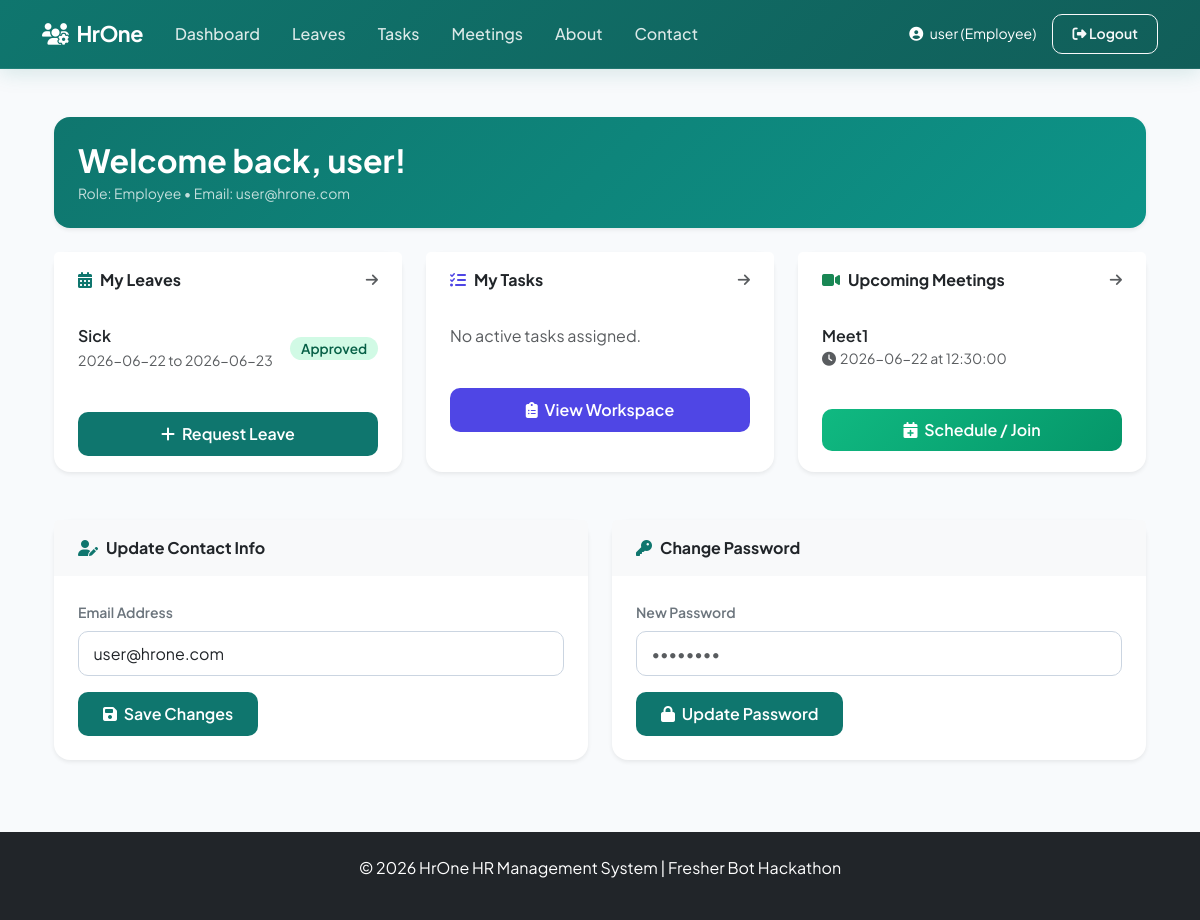
Page /user (signed in) on the committed database.
### tables this page shows
CREATE TABLE users (
    id INTEGER PRIMARY KEY AUTOINCREMENT,
    username TEXT UNIQUE NOT NULL,
    password TEXT NOT NULL,
    email TEXT NOT NULL,
    role TEXT NOT NULL DEFAULT 'Employee',
    created_at TIMESTAMP DEFAULT CURRENT_TIMESTAMP
);

CREATE TABLE leave_requests (
    id INTEGER PRIMARY KEY AUTOINCREMENT,
    user_id INTEGER,
    employee_name TEXT,
    leave_type TEXT,
    start_date DATE,
    end_date DATE,
    reason TEXT,
    status TEXT DEFAULT 'Pending',
    created_at TIMESTAMP DEFAULT CURRENT_TIMESTAMP,
    FOREIGN KEY (user_id) REFERENCES users (id)
);

CREATE TABLE meetings (
    id INTEGER PRIMARY KEY AUTOINCREMENT,
    title TEXT NOT NULL,
    meeting_date DATE,
    meeting_time TIME,
    description TEXT,
    participants TEXT,
    created_by TEXT,
    created_at TIMESTAMP DEFAULT CURRENT_TIMESTAMP
);

### app.py (the view)
@app.route('/user')
def user_dashboard():
    if 'user_id' not in session:
        return redirect(url_for('login'))
    conn = get_db_connection()
    user = conn.execute('SELECT * FROM users WHERE id = ?', (session['user_id'],)).fetchone()
    leaves = conn.execute('SELECT * FROM leave_requests WHERE user_id = ? ORDER BY created_at DESC', (session['user_id'],)).fetchall()
    tasks = conn.execute('SELECT * FROM tasks WHERE assigned_to = ? ORDER BY due_date', (session['username'],)).fetchall()
    meetings = conn.execute('SELECT * FROM meetings WHERE participants LIKE ? ORDER BY meeting_date',
                          ('%' + session['username'] + '%',)).fetchall()
    conn.close()
    return render_template('user_dashboard.html', user=user, leaves=leaves, tasks=tasks, meetings=meetings)

### app.py (called while the page is built)
def get_db_connection():
    conn = sqlite3.connect(DB_FILE)
    conn.row_factory = sqlite3.Row
    return conn

@app.context_processor
def inject_unread_count():
    if session.get('role') == 'Admin':
        return {
            'unread_count': get_unread_message_count()
        }
    return {
        'unread_count': 0
    }

### templates/user_dashboard.html (shortened to what this page needs)
{% extends 'base.html' %}
{% block content %}
<div class="container py-4">
    <div class="p-4 rounded-4 mb-4 text-white shadow-sm" style="background: linear-gradient(135deg, #0f766e, #0d9488);">
        <h2 class="fw-bold mb-1">Welcome back, {{ user.username }}!</h2>
        <p class="mb-0 opacity-75 small">Role: {{ user.role }} • Email: {{ user.email }}</p>
    </div>
    <div class="row g-4 mb-5">
        <div class="col-md-4">
            <div class="card h-100 border-0 shadow-sm">
                <div class="card-header bg-white border-0 py-3 ps-4 d-flex justify-content-between align-items-center">
                    <span class="fw-bold text-dark"><i class="fas fa-calendar-alt text-teal me-2" style="color: #0f766e;"></i>My Leaves</span>
                    <i class="fas fa-arrow-right text-muted small"></i>
                </div>
                <div class="card-body px-4 pt-0">
                    {% if leaves %}
                    <div class="list-group list-group-flush mb-3">
                        {% for leave in leaves[:3] %}
                        <div class="list-group-item px-0 py-3 d-flex justify-content-between align-items-center">
                            <div>
                                <span class="fw-semibold d-block text-dark">{{ leave.leave_type }}</span>
                                <small class="text-muted">{{ leave.start_date }} to {{ leave.end_date }}</small>
                            </div>
                            <span class="badge status-badge status-{{ leave.status|lower }}">{{ leave.status }}</span>
                        </div>
                        {% endfor %}
                    </div>
                    {% else %}
                    <p class="text-muted py-3">No leave requests found.</p>
                    {% endif %}
                    <a href="{{ url_for('leaves') }}" class="btn btn-teal w-100 mt-2" style="background-color: #0f766e; color: #fff;">
                        <i class="fas fa-plus me-1"></i> Request Leave
                    </a>
                </div>
            </div>
        </div>
        <div class="col-md-4">
            <div class="card h-100 border-0 shadow-sm">
                <div class="card-header bg-white border-0 py-3 ps-4 d-flex justify-content-between align-items-center">
                    <span class="fw-bold text-dark"><i class="fas fa-tasks text-indigo me-2" style="color: #4f46e5;"></i>My Tasks</span>
                    <i class="fas fa-arrow-right text-muted small"></i>
                </div>
                <div class="card-body px-4 pt-0">
                    {% if tasks %}
                    <div class="list-group list-group-flush mb-3">
                        {% for task in tasks[:3] %}
                        <div class="list-group-item px-0 py-3">
                            <span class="fw-semibold d-block text-dark">{{ task.title }}</span>
                            <div class="d-flex justify-content-between align-items-center mt-1">
                                <small class="text-muted">Due: {{ task.due_date }}</small>
                                <span class="badge bg-light text-dark border">{{ task.status }}</span>
                            </div>
                        </div>
                        {% endfor %}
                    </div>
                    {% else %}
                    <p class="text-muted py-3">No active tasks assigned.</p>
                    {% endif %}
                    <a href="{{ url_for('tasks') }}" class="btn btn-indigo w-100 mt-2" style="background-color: #4f46e5; color: #fff;">
                        <i class="fas fa-clipboard-list me-1"></i> View Workspace
                    </a>
                </div>
            </div>
        </div>
        <div class="col-md-4">
            <div class="card h-100 border-0 shadow-sm">
                <div class="card-header bg-white border-0 py-3 ps-4 d-flex justify-content-between align-items-center">
                    <span class="fw-bold text-dark"><i class="fas fa-video text-success me-2" style="color: #10b981;"></i>Upcoming Meetings</span>
                    <i class="fas fa-arrow-right text-muted small"></i>
                </div>
                <div class="card-body px-4 pt-0">
                    {% if meetings %}
                    <div class="list-group list-group-flush mb-3">
                        {% for m in meetings[:3] %}
                        <div class="list-group-item px-0 py-3">
                            <span class="fw-semibold d-block text-dark">{{ m.title }}</span>
                            <small class="text-muted d-block"><i class="fas fa-clock me-1"></i>{{ m.meeting_date }} at {{ m.meeting_time }}</small>
                        </div>
                        {% endfor %}
                    </div>
                    {% else %}
                    <p class="text-muted py-3">No upcoming meetings scheduled.</p>
                    {% endif %}
                    <a href="{{ url_for('meetings') }}" class="btn btn-success w-100 mt-2">
                        <i class="fas fa-calendar-plus me-1"></i> Schedule / Join
                    </a>
                </div>
            </div>
        </div>
    </div>
    <div class="row g-4">
        <div class="col-md-6">
            <div class="card border-0 shadow-sm h-100">
                <div class="card-header border-0 bg-light py-3">
                    <i class="fas fa-user-edit text-teal me-2" style="color: #0f766e;"></i><span class="fw-bold text-dark">Update Contact Info</span>
                </div>
                <div class="card-body p-4">
                    <form action="{{ url_for('user_update') }}" method="POST">
                        <div class="mb-3">
                            <label class="form-label text-secondary small fw-semibold">Email Address</label>
                            <input type="email" name="email" value="{{ user.email }}" class="form-control" required>
                        </div>
                        <button type="submit" class="btn btn-teal px-4" style="background-color: #0f766e; color: #fff;">
                            <i class="fas fa-save me-1"></i> Save Changes
                        </button>
                    </form>
                </div>
            </div>
        </div>
        <div class="col-md-6">
            <div class="card border-0 shadow-sm h-100">
                <div class="card-header border-0 bg-light py-3">
                    <i class="fas fa-key text-teal me-2" style="color: #0f766e;"></i><span class="fw-bold text-dark">Change Password</span>
                </div>
                <div class="card-body p-4">
                    <form action="{{ url_for('user_reset_password') }}" method="POST">
                        <div class="mb-3">
                            <label class="form-label text-secondary small fw-semibold">New Password</label>
                            <input type="password" name="password" class="form-control" placeholder="••••••••" required>
                        </div>
                        <button type="submit" class="btn btn-teal px-4" style="background-color: #0f766e; color: #fff;">
                            <i class="fas fa-lock me-1"></i> Update Password
                        </button>
                    </form>
                </div>
            </div>
        </div>
    </div>
</div>
{% endblock %}

### templates/base.html (shortened to what this page needs)
<!DOCTYPE html>
<html lang="en">
<head>
    <link href="https://cdn.jsdelivr.net/npm/bootstrap@5.3.3/dist/css/bootstrap.min.css" rel="stylesheet">
    <link rel="stylesheet" href="https://cdnjs.cloudflare.com/ajax/libs/font-awesome/6.5.1/css/all.min.css">
</head>
<body>
    <nav class="navbar navbar-expand-lg navbar-dark">
        <div class="container">
            <a class="navbar-brand fw-bold" href="{{ url_for('index') }}">
                <i class="fas fa-users-cog me-2"></i>HrOne
            </a>
            <div class="collapse navbar-collapse" id="navbarNav">
                <ul class="navbar-nav me-auto">
                    {% if 'user_id' in session %}
                    <li class="nav-item"><a class="nav-link" href="{{ url_for('user_dashboard') if session.role != 'Admin' else url_for('admin_dashboard') }}">Dashboard</a></li>
                    <li class="nav-item"><a class="nav-link" href="{{ url_for('leaves') }}">Leaves</a></li>
                    <li class="nav-item"><a class="nav-link" href="{{ url_for('tasks') }}">Tasks</a></li>
                    <li class="nav-item"><a class="nav-link" href="{{ url_for('meetings') }}">Meetings</a></li>
                    {% endif %}
                    <li class="nav-item"><a class="nav-link" href="{{ url_for('about') }}">About</a></li>
                    <li class="nav-item"><a class="nav-link" href="{{ url_for('contact') }}">Contact</a></li>
                </ul>
                {% if 'user_id' in session %}
                <div class="d-flex align-items-center">
                    <span class="text-white me-3 small">
                        <i class="fas fa-user-circle me-1"></i>
                        {{ session.username }} ({{ session.role }})
                    </span>
                <a href="{{ url_for('logout') }}"
                   class="btn btn-outline-light btn-sm">
                    <i class="fas fa-sign-out-alt"></i>
                    Logout
                </a>
                </div>
                {% else %}
                <a href="{{ url_for('login') }}" class="btn btn-light">Login</a>
                {% endif %}
            </div>
        </div>
    </nav>
    <div class="container mt-4">
        {% block content %}{% endblock %}
    </div>
    <footer class="bg-dark text-white py-4 mt-5">
        <div class="container text-center">
            <p>&copy; 2026 HrOne HR Management System | Fresher Bot Hackathon</p>
        </div>
    </footer>
</body>
</html>

### templates/base.html (style rules this page uses)
:root { --primary: #0f766e; --primary-light: #0d9488; --primary-glow: rgba(13, 148, 136, 0.15); --secondary: #4f46e5; --secondary-light: #6366f1; --dark: #0f172a; --light-bg: #f8fafc; --card-shadow: 0 10px 25px -5px rgba(0, 0, 0, 0.05), 0 8px 10px -6px rgba(0, 0, 0, 0.05); --card-shadow-hover: 0 20px 25px -5px rgba(0, 0, 0, 0.1), 0 10px 10px -6px rgba(0, 0, 0, 0.1); --transition: all 0.3s cubic-bezier(0.4, 0, 0.2, 1); }
body { font-family: 'Plus Jakarta Sans', system-ui, -apple-system, sans-serif; background-color: var(--light-bg); color: #334155; min-height: 100vh; display: flex; flex-direction: column; }
.navbar { background: linear-gradient(135deg, #0f766e, #115e59) !important; box-shadow: 0 4px 20px rgba(15, 118, 110, 0.15); padding: 0.8rem 0; border-bottom: 1px solid rgba(255, 255, 255, 0.08); }
.navbar-brand { font-size: 1.35rem; letter-spacing: -0.5px; color: #fff !important; }
.nav-link { font-weight: 500; color: rgba(255, 255, 255, 0.85) !important; padding: 0.5rem 1rem !important; border-radius: 8px; transition: var(--transition); }
.card { border: 1px solid rgba(241, 245, 249, 0.8); border-radius: 16px; box-shadow: var(--card-shadow); transition: var(--transition); }
.card-header { background: #ffffff; border-bottom: 1px solid rgba(241, 245, 249, 0.8); padding: 1.2rem 1.5rem; font-weight: 600; color: var(--dark); }
.btn { border-radius: 10px; font-weight: 600; padding: 0.55rem 1.2rem; transition: var(--transition); }
.btn-success { background: linear-gradient(135deg, #10b981, #059669); border: none; }
.form-control, .form-select { border-radius: 10px; padding: 0.6rem 0.9rem; border: 1px solid #cbd5e1; transition: var(--transition); }
.status-badge { padding: 0.35em 0.8em; font-size: 0.85rem; font-weight: 600; border-radius: 30px; }
.status-approved { background-color: #d1fae5; color: #065f46; }

### rows in the picture
users: role "Employee", username "user", email "user@hrone.com"
leave_requests: leave_type "Sick", start_date "2026-06-22", end_date "2026-06-23", status "Approved"
meetings: title "Meet1", meeting_date "2026-06-22", meeting_time "12:30:00"

### other values in the picture
{{ session.username }} "user"
